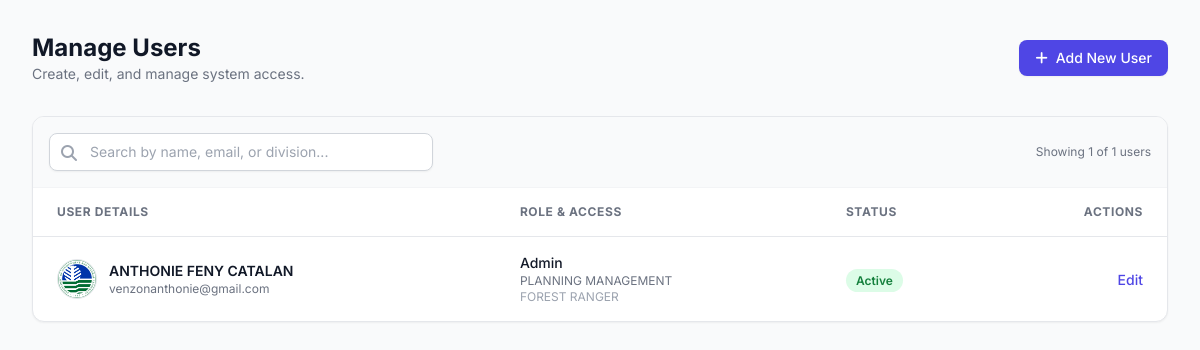
/manageuser.php (signed in), run on an earlier commit of the app's database.
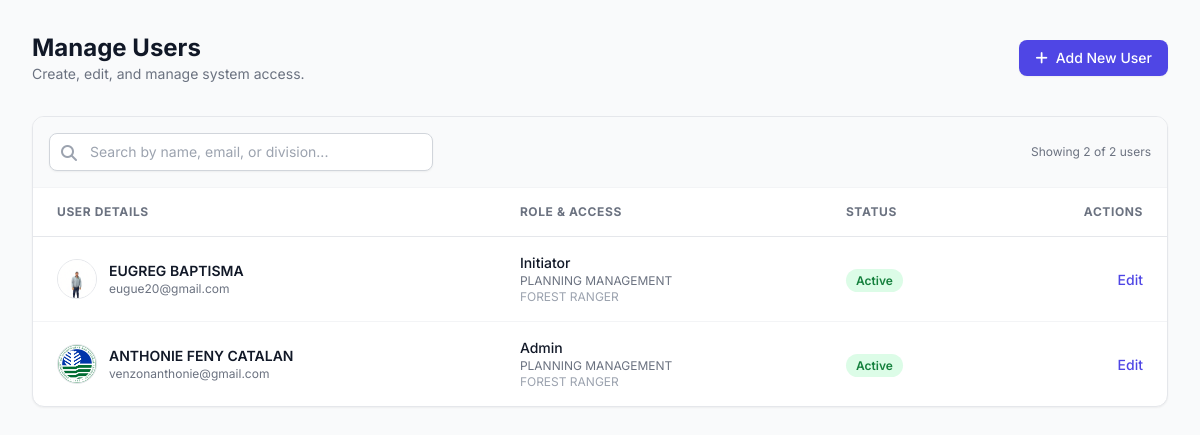
And on a later commit of the database.
### tables this page shows
CREATE TABLE `users` (
  `user_id` int(11) NOT NULL,
  `email` varchar(255) NOT NULL,
  `password_hash` varchar(255) NOT NULL,
  `first_name` varchar(100) NOT NULL,
  `middle_name` varchar(100) DEFAULT NULL,
  `last_name` varchar(100) NOT NULL,
  `suffix` varchar(20) DEFAULT NULL,
  `position` varchar(100) DEFAULT NULL,
  `designation` varchar(100) DEFAULT NULL,
  `division` varchar(100) DEFAULT NULL,
  `sex` enum('Male','Female','Other','Prefer not to say') DEFAULT NULL,
  `contact_number` varchar(50) DEFAULT NULL,
  `role` enum('Initiator','Section Chief','Division Chief','ARD','RED','Records Office','Admin') NOT NULL DEFAULT 'Initiator',
  `status` enum('pending','active','disabled') NOT NULL DEFAULT 'pending',
  `verification_token` varchar(255) DEFAULT NULL,
  `token_expiry` datetime DEFAULT NULL,
  `reset_token` varchar(255) DEFAULT NULL,
  `reset_token_expiry` datetime DEFAULT NULL,
  `created_at` timestamp NOT NULL DEFAULT current_timestamp(),
  `otos_userlink` int(11) NOT NULL,
  `profile_picture_path` varchar(255) DEFAULT NULL
);

### manageuser.php (the view, shortened to what the changed rows need)
<?php
require_once 'db.php';
$search = isset($_GET['search']) ? trim($_GET['search']) : '';
$page = isset($_GET['page']) ? (int)$_GET['page'] : 1;
$limit = 10;
$offset = ($page - 1) * $limit;
$where_sql = "WHERE 1=1";
$params = [];
$types = "";
$count_sql = "SELECT COUNT(*) as total FROM users $where_sql";
$stmt = $conn->prepare($count_sql);
$stmt->execute();
$total_rows = $stmt->get_result()->fetch_assoc()['total'];
$sql = "SELECT * FROM users $where_sql ORDER BY created_at DESC LIMIT ? OFFSET ?";
$params[] = $limit;
$params[] = $offset;
$types .= "ii";
$stmt = $conn->prepare($sql);
$stmt->bind_param($types, ...$params);
$stmt->execute();
$result = $stmt->get_result();
$users = [];
while ($row = $result->fetch_assoc()) {
    $users[] = $row;
}
?>
<!DOCTYPE html>
<html lang="en">
<head>
    <script src="https://cdn.tailwindcss.com"></script>
    <link rel="stylesheet" href="https://cdnjs.cloudflare.com/ajax/libs/font-awesome/6.4.0/css/all.min.css">
</head>
<body class="text-gray-800 p-4 md:p-8">
    <div class="flex flex-col md:flex-row md:items-center md:justify-between mb-8 gap-4">
        <div>
            <h1 class="text-2xl font-bold text-gray-900">Manage Users</h1>
        </div>
    </div>
    <div class="bg-white rounded-xl shadow-sm border border-gray-200 overflow-hidden">
        <div class="p-4 border-b border-gray-100 bg-gray-50 flex justify-between items-center">
            <form action="" method="GET" class="relative w-full max-w-sm">
                <input type="text" name="search" value="<?php echo htmlspecialchars($search); ?>"
                       placeholder="Search by name, email, or division..."
                       class="w-full pl-10 pr-4 py-2 border border-gray-300 rounded-lg text-sm focus:ring-indigo-500 focus:border-indigo-500 shadow-sm">
                <i class="fas fa-search absolute left-3 top-3 text-gray-400"></i>
            </form>
            <div class="text-xs text-gray-500 hidden sm:block">
                Showing <?php echo count($users); ?> of <?php echo $total_rows; ?> users
            </div>
        </div>
        <div class="overflow-x-auto">
            <table class="w-full text-left border-collapse">
                <thead>
                    <tr class="bg-white text-xs font-semibold text-gray-500 uppercase tracking-wider border-b border-gray-200">
                        <th class="px-6 py-4">User Details</th>
                        <th class="px-6 py-4">Role & Access</th>
                        <th class="px-6 py-4">Status</th>
                        <th class="px-6 py-4 text-right">Actions</th>
                    </tr>
                </thead>
                <tbody class="divide-y divide-gray-100">
                    <?php if (count($users) > 0): ?>
                        <?php foreach ($users as $u): ?>
                        <tr class="hover:bg-gray-50 transition-colors">
                            <td class="px-6 py-4">
                                <div class="flex items-center">
                                    <?php if (!empty($u['profile_picture_path']) && file_exists($u['profile_picture_path'])): ?>
                                        <img src="<?php echo htmlspecialchars($u['profile_picture_path']); ?>" alt="" class="h-10 w-10 rounded-full object-cover border border-gray-200">
                                    <?php else: ?>
                                        <div class="h-10 w-10 rounded-full bg-gradient-to-br from-indigo-500 to-purple-600 text-white flex items-center justify-center font-bold text-xs">
                                            <?php echo getInitials($u['first_name'], $u['last_name']); ?>
                                        </div>
                                    <?php endif; ?>
                                    <div class="ml-3">
                                        <div class="text-sm font-semibold text-gray-900"><?php echo htmlspecialchars($u['first_name'] . ' ' . $u['last_name']); ?></div>
                                        <div class="text-xs text-gray-500"><?php echo htmlspecialchars($u['email']); ?></div>
                                    </div>
                                </div>
                            </td>
                            <td class="px-6 py-4">
                                <div class="text-sm text-gray-900 font-medium"><?php echo htmlspecialchars($u['role']); ?></div>
                                <div class="text-xs text-gray-500"><?php echo htmlspecialchars($u['division']); ?></div>
                                <div class="text-xs text-gray-400"><?php echo htmlspecialchars($u['position']); ?></div>
                            </td>
                            <td class="px-6 py-4">
                                <?php
                                    $statusStyles = [
                                        'active' => 'bg-green-100 text-green-700',
                                        'pending' => 'bg-yellow-100 text-yellow-700',
                                        'disabled' => 'bg-red-100 text-red-700'
                                    ];
                                    $sClass = $statusStyles[$u['status']] ?? 'bg-gray-100 text-gray-700';
                                ?>
                                <span class="px-2.5 py-1 rounded-full text-xs font-semibold <?php echo $sClass; ?>">
                                    <?php echo ucfirst($u['status']); ?>
                                </span>
                            </td>
                            <td class="px-6 py-4 text-right">
                                <button onclick='openEditModal(<?php echo json_encode($u); ?>)' class="text-indigo-600 hover:text-indigo-900 text-sm font-medium">Edit</button>
                            </td>
                        </tr>
                        <?php endforeach; ?>
                    <?php else: ?>
                        <tr><td colspan="4" class="px-6 py-8 text-center text-gray-500 text-sm">No users found.</td></tr>
                    <?php endif; ?>
                </tbody>
            </table>
        </div>
    </div>
</body>
</html>

What changed in the data, as far as the page shows it:
added users: profile_picture_path (picture), first_name+last_name "EUGREG BAPTISMA", email "eugue20@gmail.com", role "Initiator", division "PLANNING MANAGEMENT", position "FOREST RANGER", status "Active"
Also different on the page:
count($users): "1" → "2"
$total_rows: "1" → "2"
